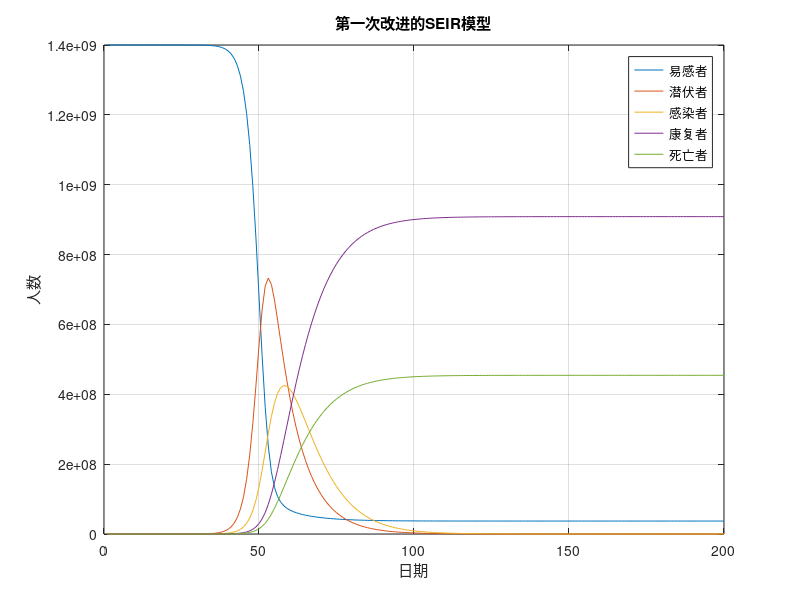

MATLAB code for this plot:
%SEIR模型第一次修正，自由传播
clear;clc;
%参数设置
N = 1400000000;%人口数
I = 1;%传染者
R = 0;%康复者
D = 0;%死亡患者数量
E = 0;%潜伏者
S = N-I;%易感染者
sum_I = 0;
a = 20;%感染者平均接触人数
b = 0.03;%感染率
lambda = a*b;%感染者感染系数
lambda_1 = lambda;%潜伏者感染系数
mu = 0.1;%康复概率
mu_1 = 0.05;%潜伏者转阴率
delta = 0.125;%潜伏者患病概率
alpha = 0.05;%死亡概率
T = 1:200;
for idx =1:length(T)-1
    S(idx+1)=S(idx)-lambda*I(idx)*S(idx)/N-lambda_1*E(idx)*S(idx)/N+mu_1*E(idx);%易感人数迭代
    E(idx+1)=E(idx)+lambda*S(idx)*I(idx)/N+lambda_1*E(idx)*S(idx)/N-(delta+mu_1)*E(idx);%潜伏者人数迭代
    I(idx+1)=I(idx)+delta*E(idx)-(mu+alpha)*I(idx);%患病人数迭代
    R(idx+1)=R(idx)+mu*I(idx);%康复人数迭代 
    D(idx+1)=D(idx)+alpha*I(idx);%死亡患者人数迭代
    sum_I(idx+1) = sum_I(idx) + delta*E(idx);%累计患病人数迭代
end
save('output1.txt',"sum_I","I","D","R",'-ascii');%累计确诊\现存确诊\累计死亡\累计出院
plot(T,S,T,E,T,I,T,R,T,D);
grid on;
xlabel('日期');
ylabel('人数');
legend('易感者','潜伏者','感染者','康复者','死亡者');
title('第一次改进的SEIR模型');
